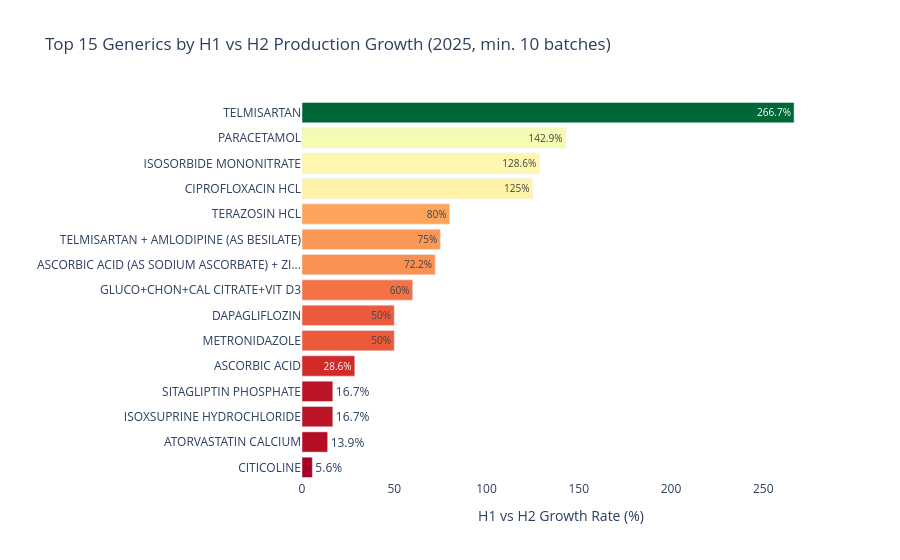

The cell this chart's notebook holds for it:
### Code cell
# Color bars by growth direction
colors = ['steelblue' if g >= 0 else 'lightcoral'
          for g in df_growth['growth_pct']]

fig = px.bar(
    df_growth,
    x='growth_pct',
    y='generic_short',
    orientation='h',
    title='Top 15 Generics by H1 vs H2 Production Growth (2025, min. 10 batches)',
    labels={
        'growth_pct': 'Growth Rate (%)',
        'generic_short': ''
    },
    text='growth_pct',
    color='growth_pct',
    color_continuous_scale='RdYlGn'
)


fig.update_traces(
    textposition='auto',
    texttemplate='%{text}%'
)
fig.update_layout(
    plot_bgcolor='white',
    coloraxis_showscale=False,
    yaxis={'categoryorder': 'total ascending'},
    xaxis=dict(showgrid=False, title='H1 vs H2 Growth Rate (%)')
)
fig.show()

### Figure 1 — Plotly figure (JSON) as saved in the notebook; plotly's stock layout.template omitted (floating-point values rounded to 4 significant figures)
{"data": [{"hovertemplate": "Growth Rate (%)=%{marker.color}<br>=%{y}<extra></extra>", "legendgroup": "", "marker": {"color": [266.7, 142.9, 128.6, 125.0, 80.0, 75.0, 72.2, 60.0, 50.0, 50.0, 28.6, 16.7, 16.7, 13.9, 5.6], "coloraxis": "coloraxis", "pattern": {"shape": ""}}, "name": "", "orientation": "h", "showlegend": false, "text": [266.7, 142.9, 128.6, 125.0, 80.0, 75.0, 72.2, 60.0, 50.0, 50.0, 28.6, 16.7, 16.7, 13.9, 5.6], "textposition": "auto", "texttemplate": "%{text}%", "type": "bar", "x": [266.7, 142.9, 128.6, 125.0, 80.0, 75.0, 72.2, 60.0, 50.0, 50.0, 28.6, 16.7, 16.7, 13.9, 5.6], "xaxis": "x", "y": ["TELMISARTAN", "PARACETAMOL", "ISOSORBIDE MONONITRATE", "CIPROFLOXACIN HCL", "TERAZOSIN HCL", "TELMISARTAN + AMLODIPINE (AS BESILATE)", "ASCORBIC ACID (AS SODIUM ASCORBATE) + ZI...", "GLUCO+CHON+CAL CITRATE+VIT D3", "METRONIDAZOLE", "DAPAGLIFLOZIN", "ASCORBIC ACID", "ISOXSUPRINE HYDROCHLORIDE", "SITAGLIPTIN PHOSPHATE", "ATORVASTATIN CALCIUM", "CITICOLINE"], "yaxis": "y"}], "layout": {"barmode": "relative", "coloraxis": {"colorbar": {"title": {"text": "Growth Rate (%)"}}, "colorscale": [[0, "rgb(165,0,38)"], [0.1, "rgb(215,48,39)"], [0.2, "rgb(244,109,67)"], [0.3, "rgb(253,174,97)"], [0.4, "rgb(254,224,139)"], [0.5, "rgb(255,255,191)"], [0.6, "rgb(217,239,139)"], [0.7, "rgb(166,217,106)"], [0.8, "rgb(102,189,99)"], [0.9, "rgb(26,152,80)"], [1, "rgb(0,104,55)"]], "showscale": false}, "legend": {"tracegroupgap": 0}, "plot_bgcolor": "white", "title": {"text": "Top 15 Generics by H1 vs H2 Production Growth (2025, min. 10 batches)"}, "xaxis": {"anchor": "y", "domain": [0, 1], "showgrid": false, "title": {"text": "H1 vs H2 Growth Rate (%)"}}, "yaxis": {"anchor": "x", "categoryorder": "total ascending", "domain": [0, 1], "title": {"text": ""}}}}
